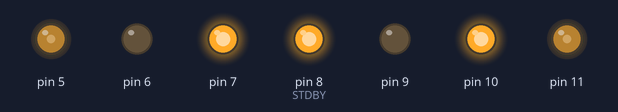
The sketch below on a simulated Arduino Uno, built with avr-gcc and run on an emulated ATmega328P. On the bench: output pins drawn as LEDs (lit = HIGH).

Above: at 0.05 s.
At 1.95 s:
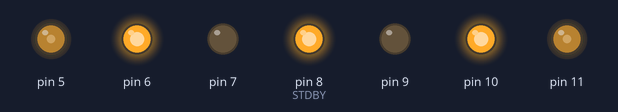
At 2.95 s:
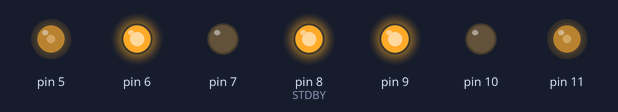
At 3.95 s:
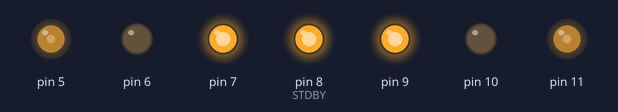
Timing chart, 0 to 4.6 s (numbered marks = the images above):
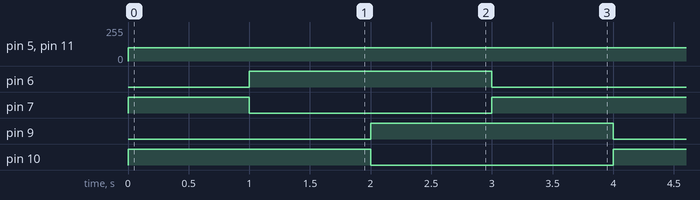

Measured:
- by itself, pin 5, pin 11: 0/255 → 100/255 at 0.00 s
- by itself, pin 6, pin 9, pin 10: alternates HIGH for 2.0 s and LOW for 2.0 s
- by itself, pin 7: repeats every 4.0 s: LOW 2.0 s, HIGH 2.0 s

The sketch:

motor_controller.ino
```cpp
/*
d5: PWMB
d6: BIN2
d7: BIN1
d8: STBY
d9: AIN1
d10: AIN2
d11: PWMA
 */
const int PWMA=11;   //Pololu drive A, D
const int AIN2=10;
const int AIN1 =9;
const int STDBY=8;
const int BIN1 =7;   //Pololu drive B, C
const int BIN2 =6;
const int PWMB =5;


void setup() {
  for (int i = 5; i<12; i++) {
    pinMode(i, OUTPUT);
  }

  digitalWrite(STDBY, HIGH);
}

void loop() {
  Left();
  delay(1000);
  Up();
  delay(1000);
  Right();
  delay(1000);
  Down();
  delay(1000);
}

void Left(){
  motorWrite(100, AIN1, AIN2, PWMA);
  motorWrite(-100, BIN1, BIN2, PWMB);
}
void Right(){
  motorWrite(-100, AIN1, AIN2, PWMA);
  motorWrite(100, BIN1, BIN2, PWMB);
}
void Up(){
  motorWrite(100, AIN1, AIN2, PWMA);
  motorWrite(100, BIN1, BIN2, PWMB);
}
void Down(){
  motorWrite(-100, AIN1, AIN2, PWMA);
  motorWrite(-100, BIN1, BIN2, PWMB);
}

void motorWrite(int speed, int pin_IN1, int pin_IN2, int pin_PWM){
  if(speed < 0){
    digitalWrite(pin_IN1, HIGH);
    digitalWrite(pin_IN2, LOW);
  }
  else{
    digitalWrite(pin_IN1, LOW);
    digitalWrite(pin_IN2, HIGH);
  }
  analogWrite(pin_PWM, abs(speed));
}
```
